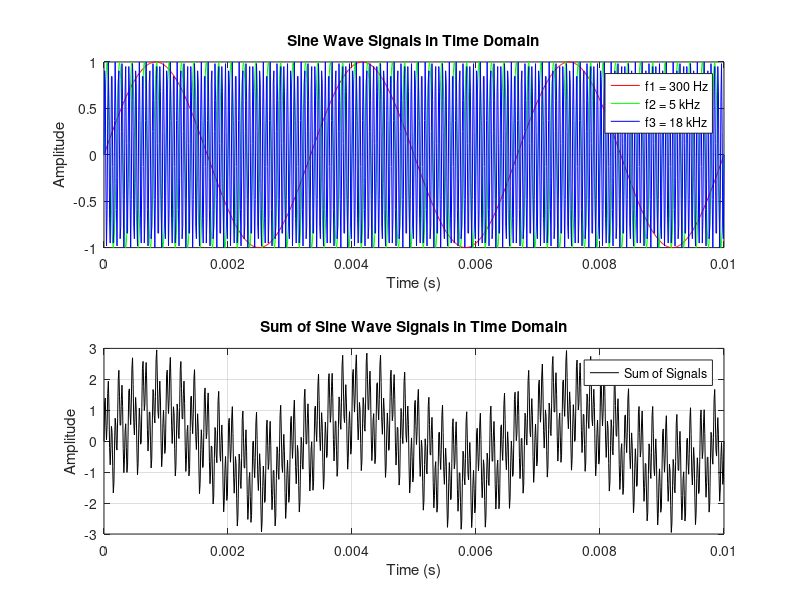
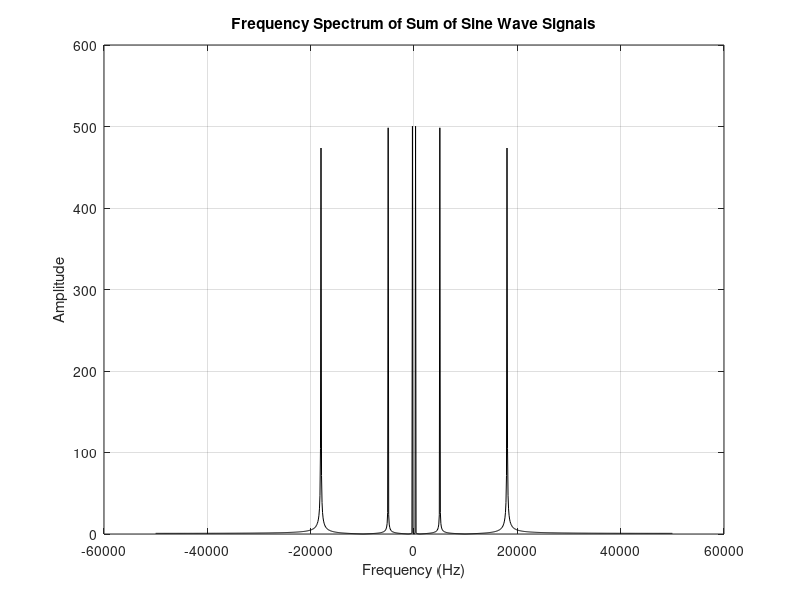

MATLAB code to generate these figures, in order:
f1 = 300;
f2 = 5000;
f3 = 18000;
fs = 100000; 

A = 1;

t = 0:1/fs:0.01;

x1 = A * sin(2 * pi * f1 * t);
x2 = A * sin(2 * pi * f2 * t);
x3 = A * sin(2 * pi * f3 * t);

sum = x1 + x2 + x3;

figure;
subplot(2, 1, 1);
plot(t, x1, 'r', 'DisplayName', 'f1 = 300 Hz');
hold on;
plot(t, x2, 'g', 'DisplayName', 'f2 = 5 kHz');
plot(t, x3, 'b', 'DisplayName', 'f3 = 18 kHz');
title('Sine Wave Signals in Time Domain');
xlabel('Time (s)');
ylabel('Amplitude');
legend;
grid on;

subplot(2, 1, 2);
plot(t, sum, 'k', 'DisplayName', 'Sum of Signals');
title('Sum of Sine Wave Signals in Time Domain');
xlabel('Time (s)');
ylabel('Amplitude');
legend;
grid on;

figure;
frequencies = linspace(-fs/2, fs/2, length(sum));
spectrum = fftshift(fft(sum));
plot(frequencies, abs(spectrum), 'k');
title('Frequency Spectrum of Sum of Sine Wave Signals');
xlabel('Frequency (Hz)');
ylabel('Amplitude');
grid on;
